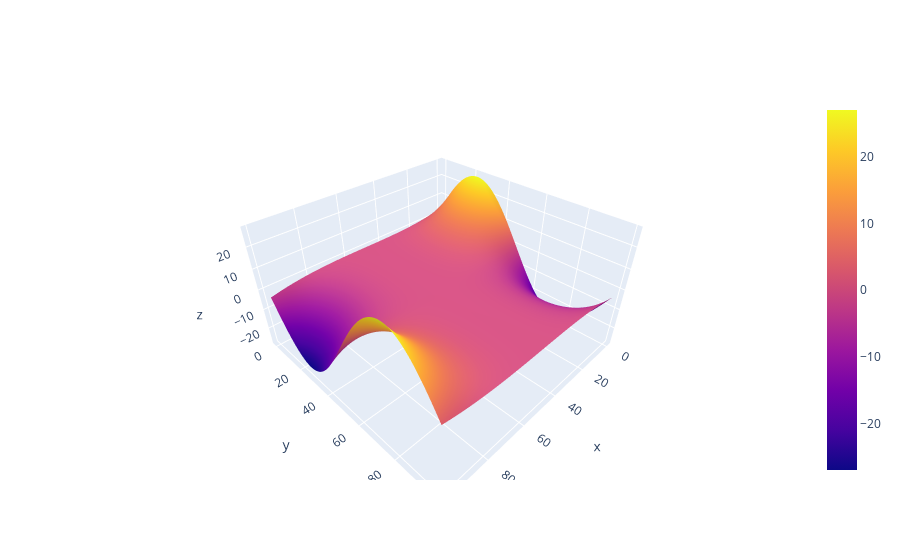

The cell this chart's notebook holds for it:
### Code cell
import sympy as sp
x,y = sp.symbols('x y')
function = sp.lambdify((x,y),(x**3)*sp.sin(y))
import numpy as np
points = np.linspace(-3,3,100)
x,y = np.meshgrid(points,points)
import plotly.graph_objects as go
fig = go.Figure(data = [go.Surface(z = function(x,y))])
fig.show()

### Figure 1 — Plotly figure (JSON) as saved in the notebook; plotly's stock layout.template omitted (floating-point values rounded to 4 significant figures; data arrays with more than 128 entries replaced by an {"elided": "..."} marker saying what was removed)
{"data": [{"type": "surface", "z": {"elided": "100x100 float values"}}], "layout": {}}
